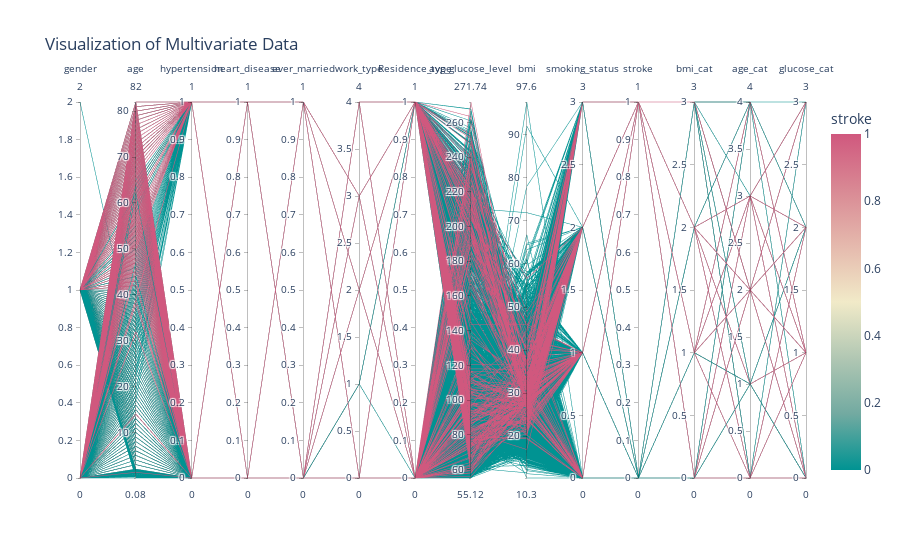

The cell this chart's notebook holds for it:
### Markdown cell above
The above plot is the correlation plot of all the features that tells us how all the features are correlated to each other.
The darker the color, more correlated they are.

### Code cell
le = LabelEncoder()
df_par = df.copy()
for col in df.select_dtypes(exclude = ['int64', 'float', 'float64', 'int']).columns:
    df_par[col] = le.fit_transform(df_par[col])

px.parallel_coordinates(df_par.drop(columns = ['id']), color="stroke",
                              color_continuous_scale=px.colors.diverging.Tealrose, title = 'Visualization of Multivariate Data')

### Figure 1 — Plotly figure (JSON) as saved in the notebook; plotly's stock layout.template omitted (floating-point values rounded to 4 significant figures; data arrays with more than 128 entries replaced by an {"elided": "..."} marker saying what was removed)
{"data": [{"dimensions": [{"label": "gender", "values": {"elided": "5110 int values"}}, {"label": "age", "values": {"elided": "5110 float values"}}, {"label": "hypertension", "values": {"elided": "5110 int values"}}, {"label": "heart_disease", "values": {"elided": "5110 int values"}}, {"label": "ever_married", "values": {"elided": "5110 int values"}}, {"label": "work_type", "values": {"elided": "5110 int values"}}, {"label": "Residence_type", "values": {"elided": "5110 int values"}}, {"label": "avg_glucose_level", "values": {"elided": "5110 float values"}}, {"label": "bmi", "values": {"elided": "5110 float values"}}, {"label": "smoking_status", "values": {"elided": "5110 int values"}}, {"label": "stroke", "values": {"elided": "5110 int values"}}, {"label": "bmi_cat", "values": {"elided": "5110 int values"}}, {"label": "age_cat", "values": {"elided": "5110 int values"}}, {"label": "glucose_cat", "values": {"elided": "5110 int values"}}], "domain": {"x": [0, 1], "y": [0, 1]}, "line": {"color": {"elided": "5110 int values"}, "coloraxis": "coloraxis"}, "name": "", "type": "parcoords"}], "layout": {"coloraxis": {"colorbar": {"title": {"text": "stroke"}}, "colorscale": [[0, "rgb(0, 147, 146)"], [0.1667, "rgb(114, 170, 161)"], [0.3333, "rgb(177, 199, 179)"], [0.5, "rgb(241, 234, 200)"], [0.6667, "rgb(229, 185, 173)"], [0.8333, "rgb(217, 137, 148)"], [1, "rgb(208, 88, 126)"]]}, "legend": {"tracegroupgap": 0}, "title": {"text": "Visualization of Multivariate Data"}}}
